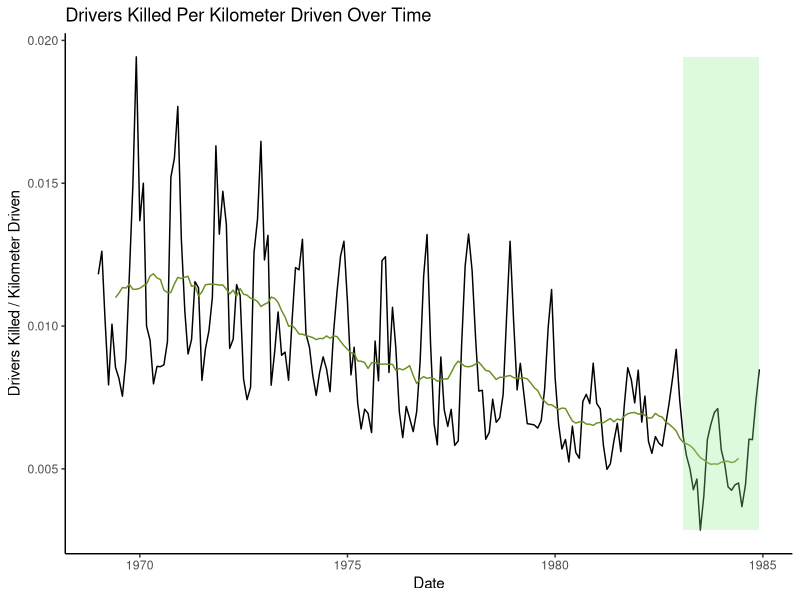
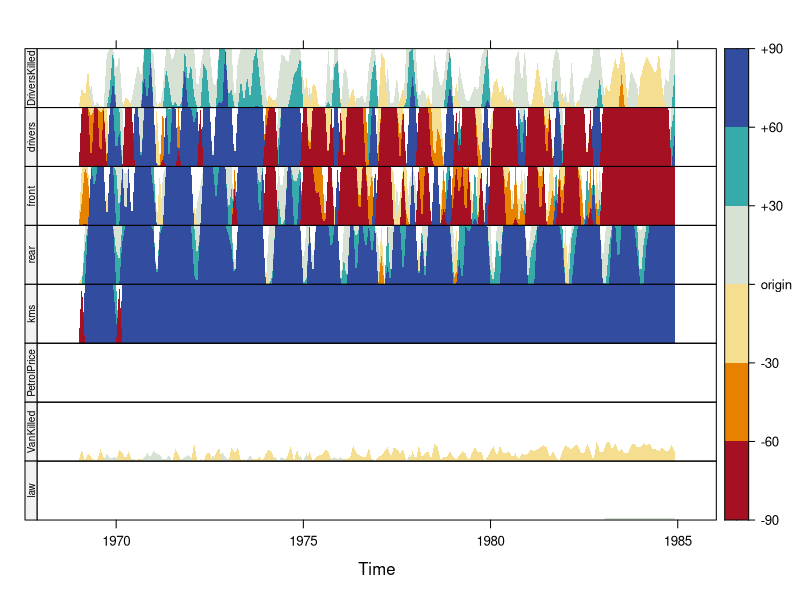
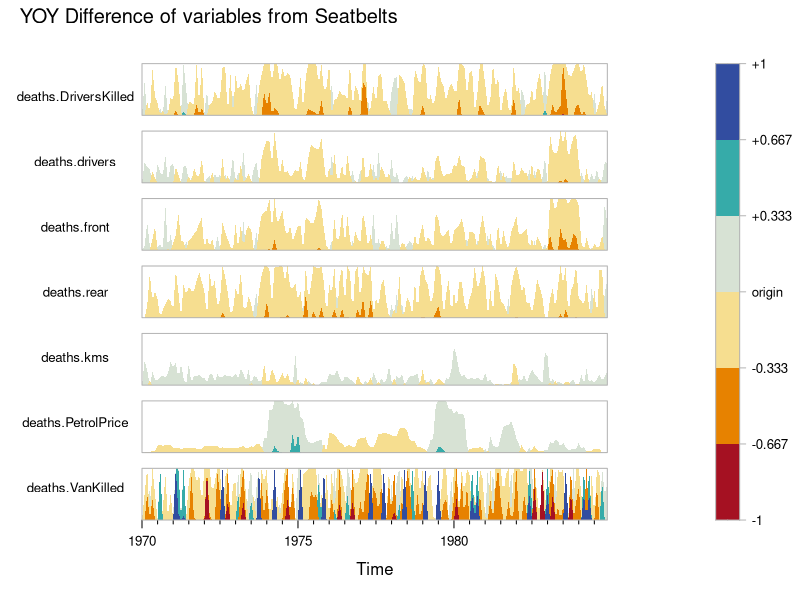

Generate these figures, in order, with R:
library(ggplot2)
library(zoo)

deaths <- Seatbelts
summary(deaths)
deaths_data_frame <- as.data.frame(deaths)
head(deaths_data_frame)
# add date back to data frame
deaths_data_frame$date <- as.Date(time(deaths))

# Plot drivers killed/kms driven over time with moving average and annotated section indicating seatbelt law
plotting_object <- ggplot(deaths_data_frame, aes(x = date, y = DriversKilled/kms)) +
  geom_line() +
  geom_line(aes(y=rollmean(DriversKilled/kms, 12, na.pad=TRUE)),colour="olivedrab") + # Rolling average
  annotate("rect", xmin = as.Date("1983-02-01", "%Y-%m-%d"), 
           xmax = as.Date("1984-12-01",  "%Y-%m-%d"), 
           ymin = min(deaths_data_frame$DriversKilled/deaths_data_frame$kms), ymax = max(deaths_data_frame$DriversKilled/deaths_data_frame$kms), 
           alpha = 0.3, fill = "lightgreen") +
  ylab("Drivers Killed / Kilometer Driven") +
  xlab("Date") +
  theme_classic() + 
  ggtitle("Drivers Killed Per Kilometer Driven Over Time")
(plotting_object)

require(lattice)
require(latticeExtra)

# First attempt kind of weird, since all data on a different scale
horizonplot(deaths, layout = c(1,8), horizonscale = 30, colorkey = TRUE)

# Do a YOY calculation (lag 12 because monthly)
deaths_yoy <- deaths/lag(deaths,-12) - 1
deaths_yoy_clean <- deaths_yoy[,c(1:7)]

horizonplot(deaths_yoy_clean, 
              layout = c(1,7), 
              main = "YOY Difference of variables from Seatbelts", 
              par.settings=theEconomist.theme(box="gray70"),  
              horizonscale = .3333333333, 
              colorkey = TRUE, 
              strip.left = FALSE,
              ylab = list(rev(colnames(deaths_yoy_clean)), rot = 0, cex = 0.8, pos = 3), 
              lattice.options=theEconomist.opts())
